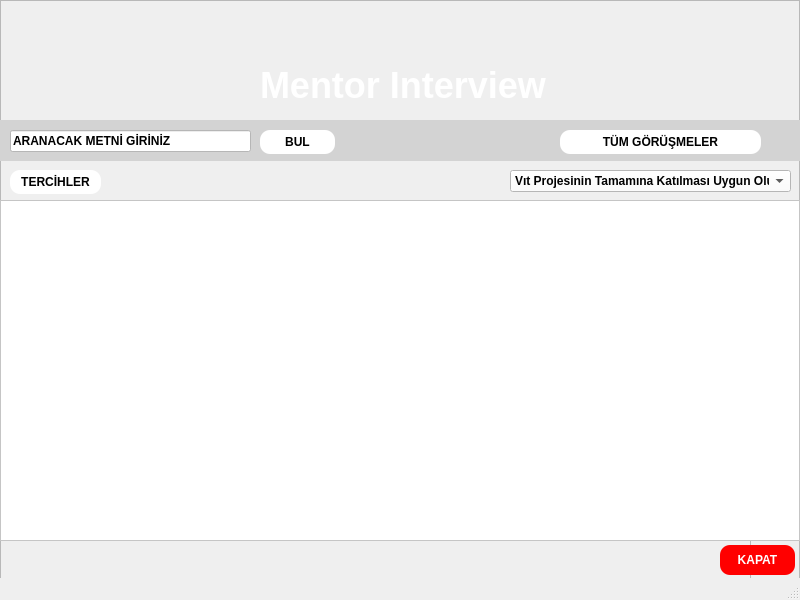
<?xml version="1.0" encoding="UTF-8"?>
<ui version="4.0">
 <class>MainWindow</class>
 <widget class="QMainWindow" name="MainWindow">
  <property name="geometry">
   <rect>
    <x>0</x>
    <y>0</y>
    <width>800</width>
    <height>600</height>
   </rect>
  </property>
  <property name="windowTitle">
   <string>MainWindow</string>
  </property>
  <widget class="QWidget" name="centralwidget">
   <widget class="QFrame" name="frame">
    <property name="geometry">
     <rect>
      <x>750</x>
      <y>340</y>
      <width>800</width>
      <height>600</height>
     </rect>
    </property>
    <property name="styleSheet">
     <string notr="true">QFrame{
background-image: url(:/testx/Users/Windows 10/Downloads/zemin-kucuk.jpg);
width:800px;
height:600px;
}</string>
    </property>
    <property name="frameShape">
     <enum>QFrame::StyledPanel</enum>
    </property>
    <property name="frameShadow">
     <enum>QFrame::Raised</enum>
    </property>
    <widget class="QPushButton" name="Basvurular">
     <property name="geometry">
      <rect>
       <x>80</x>
       <y>350</y>
       <width>141</width>
       <height>31</height>
      </rect>
     </property>
     <property name="autoFillBackground">
      <bool>false</bool>
     </property>
     <property name="styleSheet">
      <string notr="true">background-color:#05a90c; font-size:12pt; color:white</string>
     </property>
     <property name="text">
      <string>BAŞVURULAR</string>
     </property>
    </widget>
    <widget class="QPushButton" name="Mentor">
     <property name="geometry">
      <rect>
       <x>560</x>
       <y>350</y>
       <width>181</width>
       <height>31</height>
      </rect>
     </property>
     <property name="autoFillBackground">
      <bool>false</bool>
     </property>
     <property name="styleSheet">
      <string notr="true">background-color:#4d0094; font-size:12pt; color:white</string>
     </property>
     <property name="text">
      <string>MENTÖR GÖRÜŞMESİ</string>
     </property>
    </widget>
    <widget class="QPushButton" name="pushButton">
     <property name="geometry">
      <rect>
       <x>700</x>
       <y>540</y>
       <width>91</width>
       <height>31</height>
      </rect>
     </property>
     <property name="autoFillBackground">
      <bool>false</bool>
     </property>
     <property name="styleSheet">
      <string notr="true">background-color:#800000; font-size:12pt; color:white</string>
     </property>
     <property name="text">
      <string>KAPAT</string>
     </property>
    </widget>
    <widget class="QPushButton" name="Adminmenu">
     <property name="geometry">
      <rect>
       <x>440</x>
       <y>280</y>
       <width>141</width>
       <height>31</height>
      </rect>
     </property>
     <property name="autoFillBackground">
      <bool>false</bool>
     </property>
     <property name="styleSheet">
      <string notr="true">background-color:#7d003b; font-size:12pt; color:white</string>
     </property>
     <property name="text">
      <string>ADMIN MENÜ</string>
     </property>
    </widget>
    <widget class="QPushButton" name="Anamenu">
     <property name="geometry">
      <rect>
       <x>190</x>
       <y>280</y>
       <width>141</width>
       <height>31</height>
      </rect>
     </property>
     <property name="autoFillBackground">
      <bool>false</bool>
     </property>
     <property name="styleSheet">
      <string notr="true">background-color:#363636; font-size:12pt; color:white</string>
     </property>
     <property name="text">
      <string>ANA MENÜ</string>
     </property>
    </widget>
   </widget>
   <widget class="QFrame" name="frame_2">
    <property name="geometry">
     <rect>
      <x>0</x>
      <y>0</y>
      <width>800</width>
      <height>600</height>
     </rect>
    </property>
    <property name="styleSheet">
     <string notr="true">QFrame
{
	background-image: url(:/images/images/zemin_buyuk.jpg);
}</string>
    </property>
    <property name="frameShape">
     <enum>QFrame::StyledPanel</enum>
    </property>
    <property name="frameShadow">
     <enum>QFrame::Raised</enum>
    </property>
    <widget class="QLabel" name="label">
     <property name="geometry">
      <rect>
       <x>260</x>
       <y>70</y>
       <width>311</width>
       <height>31</height>
      </rect>
     </property>
     <property name="styleSheet">
      <string notr="true">QLabel{
color:white;
font-size:36px;
font-weight:bold;
background:none
}
</string>
     </property>
     <property name="text">
      <string>Mentor Interview</string>
     </property>
    </widget>
    <widget class="QWidget" name="widget" native="true">
     <property name="geometry">
      <rect>
       <x>0</x>
       <y>120</y>
       <width>800</width>
       <height>41</height>
      </rect>
     </property>
     <property name="styleSheet">
      <string notr="true">QWidget{
color:black;
background:#d3d3d3;
opacity: 0.5;
font-weight:bold;
}</string>
     </property>
     <widget class="QPushButton" name="pushButton_2">
      <property name="geometry">
       <rect>
        <x>260</x>
        <y>10</y>
        <width>75</width>
        <height>24</height>
       </rect>
      </property>
      <property name="styleSheet">
       <string notr="true">QPushButton{
color:black;
background:white;
border-radius:10px;
font-weight:bold;
}
QPushButton::hover{
color:white;
background:#47545a;
border-radius:10px;
font-weight:bold
}</string>
      </property>
      <property name="text">
       <string>BUL</string>
      </property>
     </widget>
     <widget class="QLineEdit" name="lineEdit">
      <property name="geometry">
       <rect>
        <x>10</x>
        <y>10</y>
        <width>241</width>
        <height>22</height>
       </rect>
      </property>
      <property name="styleSheet">
       <string notr="true">QLineEdit{
color:black;
background:white;
font-weight:bold;
}</string>
      </property>
      <property name="text">
       <string>ARANACAK METNİ GİRİNİZ</string>
      </property>
     </widget>
     <widget class="QPushButton" name="pushButton_3">
      <property name="geometry">
       <rect>
        <x>560</x>
        <y>10</y>
        <width>201</width>
        <height>24</height>
       </rect>
      </property>
      <property name="styleSheet">
       <string notr="true">QPushButton{
color:black;
background:white;
border-radius:10px;
font-weight:bold;
}
QPushButton::hover{
color:white;
background:#47545a;
border-radius:10px;
font-weight:bold
}</string>
      </property>
      <property name="text">
       <string>TÜM GÖRÜŞMELER</string>
      </property>
     </widget>
    </widget>
    <widget class="QComboBox" name="comboBox">
     <property name="geometry">
      <rect>
       <x>510</x>
       <y>170</y>
       <width>281</width>
       <height>22</height>
      </rect>
     </property>
     <property name="styleSheet">
      <string notr="true">QComboBox{
color:black;
background:white;
font-weight:bold;
}</string>
     </property>
     <item>
      <property name="text">
       <string>Vıt Projesinin Tamamına Katılması Uygun Olur</string>
      </property>
     </item>
     <item>
      <property name="text">
       <string>VIT Projesi ilk IT Eğtimi Al... ya Yönlendirilmesi Uygun Olur</string>
      </property>
     </item>
     <item>
      <property name="text">
       <string>VIT Projesi İngilizce Eğtimi Al... ya Yönlendirilmesi Uygun Olur</string>
      </property>
     </item>
     <item>
      <property name="text">
       <string>Vit Pojesi Kapsamında Dir.. Yönlendirilmesi Uygun Olur</string>
      </property>
     </item>
     <item>
      <property name="text">
       <string>Direkt Bireysel Koçluk İle İşe Yönlendirilmesi Uygun Olur</string>
      </property>
     </item>
     <item>
      <property name="text">
       <string>Bir Sonraki VIT Projesine Katılması Daha Uygun Olur</string>
      </property>
     </item>
     <item>
      <property name="text">
       <string>Başka Bir Sektöre Yönlendirilmesi</string>
      </property>
     </item>
     <item>
      <property name="text">
       <string>Diğer</string>
      </property>
     </item>
    </widget>
    <widget class="QTableView" name="tableView">
     <property name="geometry">
      <rect>
       <x>0</x>
       <y>200</y>
       <width>800</width>
       <height>341</height>
      </rect>
     </property>
     <property name="styleSheet">
      <string notr="true">QTableView{
color:black;
background:white;
font-weight:bold;
}</string>
     </property>
    </widget>
    <widget class="QPushButton" name="pushButton_4">
     <property name="geometry">
      <rect>
       <x>720</x>
       <y>545</y>
       <width>75</width>
       <height>30</height>
      </rect>
     </property>
     <property name="styleSheet">
      <string notr="true">QPushButton{
color:white;
background:red;
border-radius:10px;
font-weight:bold;
}
QPushButton::hover{
color:white;
background:#47545a;
border-radius:10px;
font-weight:bold
}</string>
     </property>
     <property name="text">
      <string>KAPAT</string>
     </property>
    </widget>
    <widget class="QPushButton" name="pushButton_5">
     <property name="geometry">
      <rect>
       <x>10</x>
       <y>170</y>
       <width>91</width>
       <height>24</height>
      </rect>
     </property>
     <property name="styleSheet">
      <string notr="true">QPushButton{
color:black;
background:white;
border-radius:10px;
font-weight:bold;
}
QPushButton::hover{
color:white;
background:#47545a;
border-radius:10px;
font-weight:bold
}</string>
     </property>
     <property name="text">
      <string>TERCİHLER</string>
     </property>
    </widget>
    <zorder>widget</zorder>
    <zorder>label</zorder>
    <zorder>comboBox</zorder>
    <zorder>tableView</zorder>
    <zorder>pushButton_4</zorder>
    <zorder>pushButton_5</zorder>
   </widget>
  </widget>
  <widget class="QStatusBar" name="statusbar"/>
 </widget>
 <resources>
  <include location="dene.qrc"/>
 </resources>
 <connections/>
</ui>
